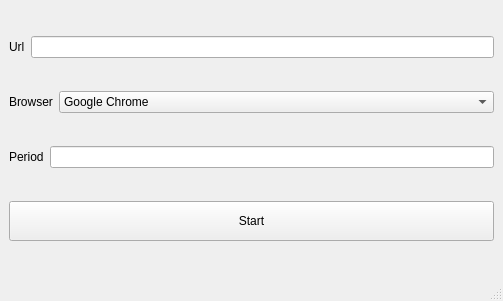
<?xml version="1.0" encoding="UTF-8"?>
<ui version="4.0">
 <class>MainWindow</class>
 <widget class="QMainWindow" name="MainWindow">
  <property name="geometry">
   <rect>
    <x>0</x>
    <y>0</y>
    <width>503</width>
    <height>301</height>
   </rect>
  </property>
  <property name="windowTitle">
   <string>AutoRefresher</string>
  </property>
  <widget class="QWidget" name="centralwidget">
   <layout class="QVBoxLayout" name="verticalLayout_4">
    <item>
     <layout class="QHBoxLayout" name="horizontalLayout">
      <item>
       <widget class="QLabel" name="label">
        <property name="sizePolicy">
         <sizepolicy hsizetype="Fixed" vsizetype="Fixed">
          <horstretch>0</horstretch>
          <verstretch>0</verstretch>
         </sizepolicy>
        </property>
        <property name="text">
         <string>Url</string>
        </property>
       </widget>
      </item>
      <item>
       <widget class="QLineEdit" name="urlLineEdit"/>
      </item>
     </layout>
    </item>
    <item>
     <layout class="QHBoxLayout" name="horizontalLayout_2">
      <item>
       <widget class="QLabel" name="label_2">
        <property name="sizePolicy">
         <sizepolicy hsizetype="Fixed" vsizetype="Fixed">
          <horstretch>0</horstretch>
          <verstretch>0</verstretch>
         </sizepolicy>
        </property>
        <property name="text">
         <string>Browser</string>
        </property>
       </widget>
      </item>
      <item>
       <widget class="QComboBox" name="browsersCombo">
        <item>
         <property name="text">
          <string>Google Chrome</string>
         </property>
        </item>
        <item>
         <property name="text">
          <string>FireFox</string>
         </property>
        </item>
        <item>
         <property name="text">
          <string>Internet Explorer</string>
         </property>
        </item>
       </widget>
      </item>
     </layout>
    </item>
    <item>
     <layout class="QHBoxLayout" name="horizontalLayout_3">
      <item>
       <widget class="QLabel" name="label_3">
        <property name="sizePolicy">
         <sizepolicy hsizetype="Fixed" vsizetype="Fixed">
          <horstretch>0</horstretch>
          <verstretch>0</verstretch>
         </sizepolicy>
        </property>
        <property name="text">
         <string>Period</string>
        </property>
       </widget>
      </item>
      <item>
       <widget class="QLineEdit" name="periodEdt"/>
      </item>
     </layout>
    </item>
    <item>
     <widget class="QPushButton" name="startBtn">
      <property name="minimumSize">
       <size>
        <width>0</width>
        <height>40</height>
       </size>
      </property>
      <property name="text">
       <string>Start</string>
      </property>
     </widget>
    </item>
   </layout>
  </widget>
  <widget class="QStatusBar" name="statusbar"/>
 </widget>
 <resources/>
 <connections/>
</ui>
